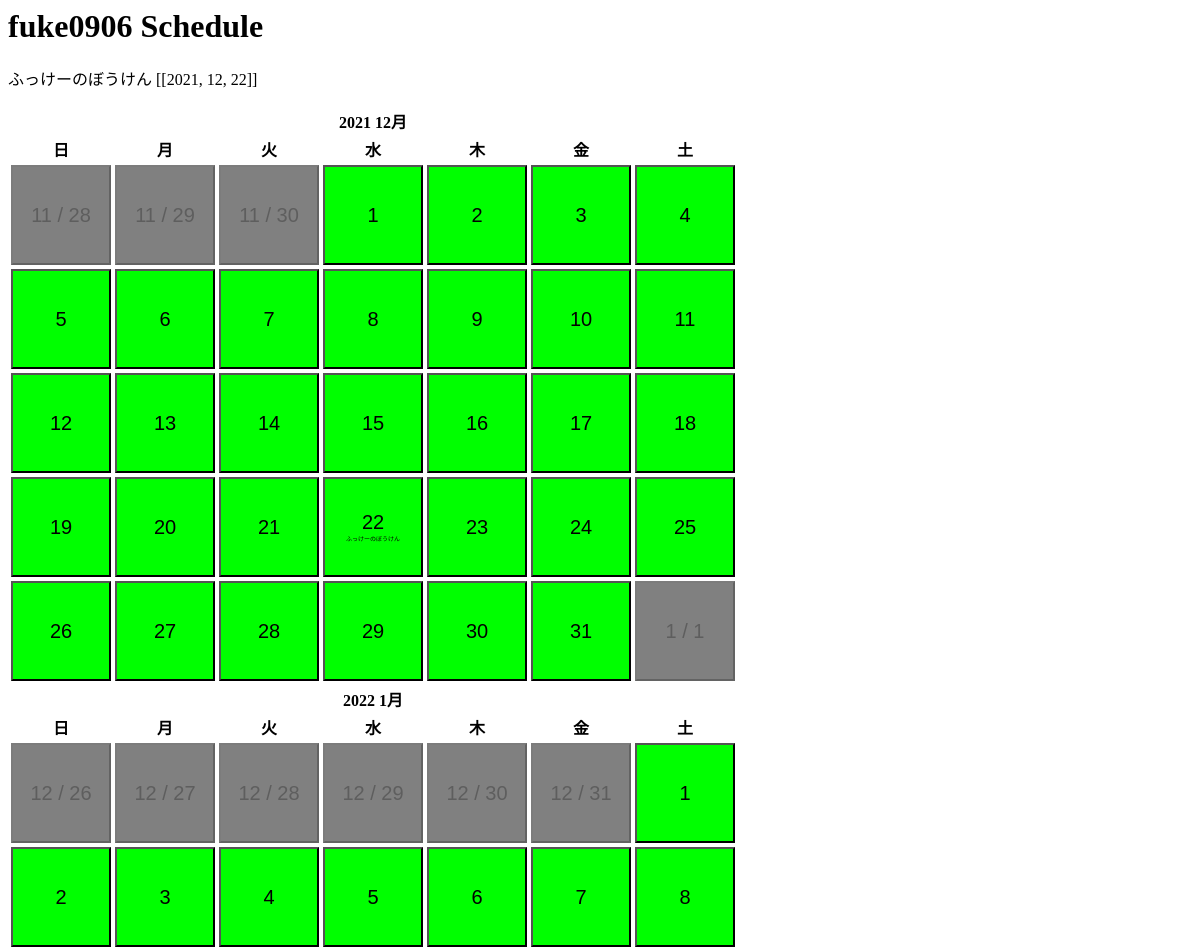
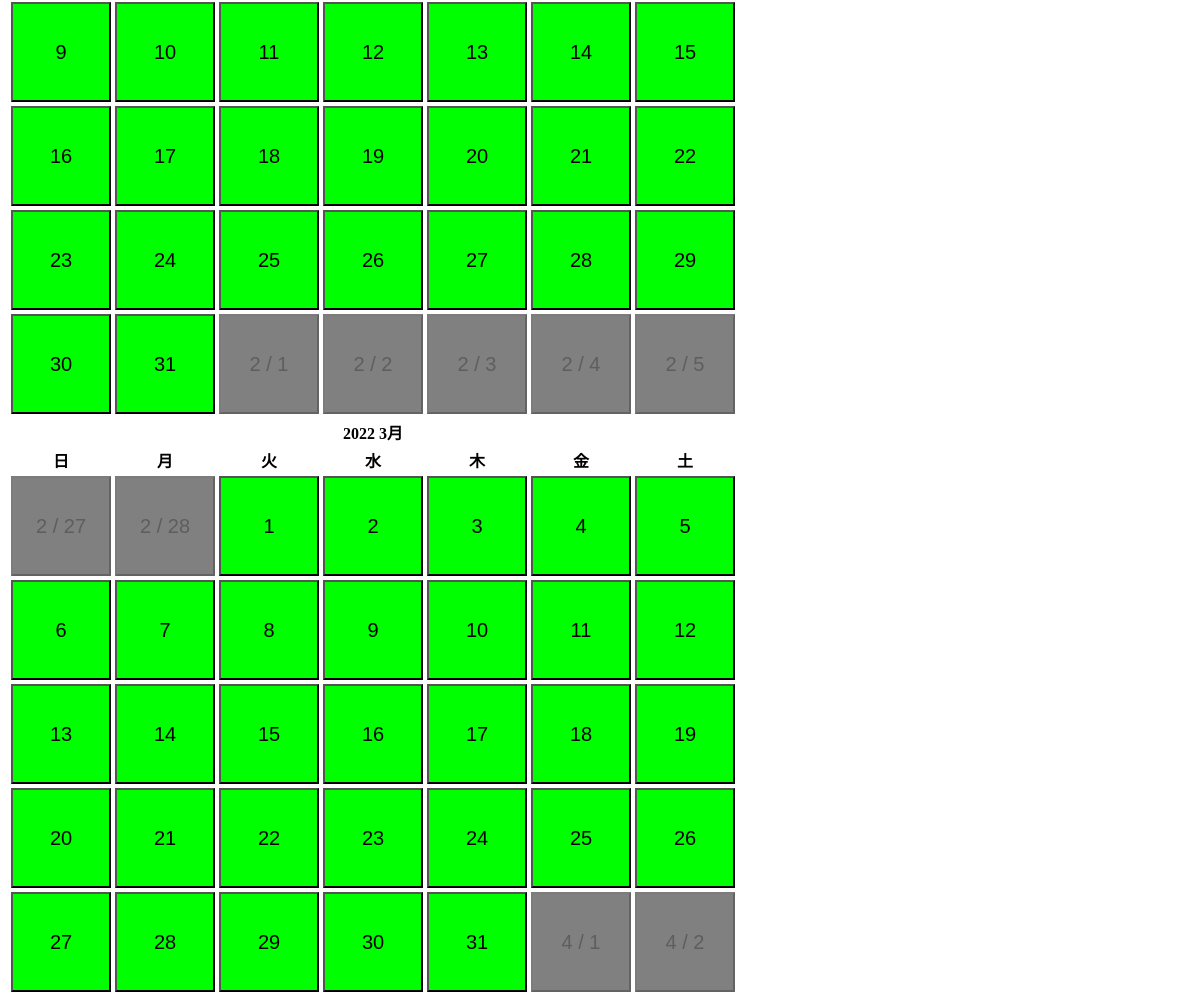
The app's page /schedule/user/fuke0906/ with its own data (2 pictures, top to bottom).
### schedule/models.py (models this page shows, shortened)
class TakuModel(models.Model):
    takuID = models.AutoField(primary_key=True)
    userID = models.ForeignKey(UserModel, on_delete=models.CASCADE)
    title = models.CharField(max_length=100)
    charaURL = models.CharField(max_length=300)

### schedule/views.py (the view)
# urls.py: path('user/<str:user>/',views.UserView.as_view(), name='userView'),
class UserView(TemplateView):
    template_name = 'schedule/userSchedule.html'
    def get(self,request,user):
        try:
            user_id = self.kwargs.get('user','ぬるぬるID')
            taku_model = TakuModel.objects.values('takuID','title').filter(userID=user_id)
        except:
            user_id = "ぬるぽ"
            taku_model = "ぬるぬるぽぽ"
            return redirect('/')
        schedule_dict = []
        for tm in taku_model:
            tm_dates = TakuDate.objects.values('date').filter(takuID=tm.get('takuID'))
            dates = []
            for d in tm_dates:
                dates.append([d.get('date').year,d.get('date').month,d.get('date').day])
            schedule_dict.append({'title':tm.get('title'), 'dates':dates})
        year = datetime.datetime.now().year
        month = datetime.datetime.now().month
        num = 3
        calendar_arr = calender_method(year,month,num)
        response_data={
            'user_id': user_id,
            'schedule_dict': schedule_dict,
            'calendar_arr':calendar_arr,
            'year': year,
            'month': month,
        }
        return render(request, 'schedule/userSchedule.html',response_data)

### schedule/views.py (called while the page is built)
def calender_method(year,month,num):
    calendar_arr = []
    c_month = month
    c_year = year
    c = calendar.Calendar(firstweekday=6)
    for i in range(num):
        c_month += i
        if c_month > 12:
            c_month %= 12
            c_year += 1
        if c_month <= 0:
            c_month = 12
        base_calendar_datetime = c.monthdatescalendar(c_year,c_month)
        month_arr = []
        for week in base_calendar_datetime:
            week_arr = []
            for day in week:
                week_arr.append([day.year,day.month,day.day])
            month_arr.append(week_arr)
        calendar_arr.append(month_arr)
    return calendar_arr

### templates/schedule/userSchedule.html (shortened to what this page needs)
<h1>{{user_id}} Schedule</h1>
{% for sd in schedule_dict %}
    <p>{{sd.title}} {{sd.dates}}</p>
{% endfor %}
{% for month_arr in calendar_arr %}
<table>
    <tr><th colspan="7" class="month">{{month_arr.0.6.0}} {{month_arr.0.6.1}}月</th></tr>
    <tr><th class="sun">日</th><th class="mon">月</th><th class="tue">火</th><th class="wed">水</th><th class="thu">木</th><th class="fri">金</th><th class="sat">土</th></tr>
    {% for week_arr in month_arr %}
    <tr>
        {% for day_arr in week_arr %}
        <td>
            <button class="day" {% if day_arr.1 != month_arr.0.6.1 %} disabled {% endif %} value={{day}}>
                {% if day_arr.1 != month_arr.0.6.1 %}
                    {{day_arr.1}} /
                {% endif %}
                {{day_arr.2}}
                {% for sd in schedule_dict %}
                    {% if day_arr in sd.dates %}
                        <br><span class="takutitle">{{sd.title}}</span>
                    {% endif %}
                {% endfor %}
            </button>
        </td>
        {% endfor %}
    </tr>
    {% endfor %}
</table>
{% endfor %}

### templates/schedule/userSchedule.html (style rules this page uses)
.day { padding: 4px; width: 100px; height: 100px; font-size: 20px; cursor: pointer; background: lime; }
.day:disabled { cursor: default; background: gray; }
.takutitle { font-size: 6px; }

### records on screen
TakuModel: userID "fuke0906", title "ふっけーのぼうけん", title "ふっけーのぼうけん"

### other values on screen
{{ sd.dates }} "[[2021, 12, 22]]"
{{ month_arr.0.6.0 }} "2021" "2022" "2022"
{{ month_arr.0.6.1 }} "12" "1" "3"
{{ day_arr.1 }} "11" "11" "11" "1" "12" "12" "12" "12" "12" "12" "2" "2" "2" "2" "2" "2" "2" "4" "4"
{{ day_arr.2 }} "28" "29" "30" "1" "2" "3" "4" "5" "6" "7" "8" "9" "10" "11" "12" "13" "14" "15" "16" "17" "18" "19" "20" "21" "22" "23" "24" "25" "26" "27" "28" "29" "30" "31" "1" "26" "27" "28" "29" "30" "31" "1" "2" "3" "4" "5" "6" "7" "8" "9" "10" "11" "12" "13" "14" "15" "16" "17" "18" "19" "20" "21" "22" "23" "24" "25" "26" "27" "28" "29" "30" "31" "1" "2" "3" "4" "5" "27" "28" "1" "2" "3" "4" "5" "6" "7" "8" "9" "10" "11" "12" "13" "14" "15" "16" "17" "18" "19" "20" "21" "22" "23" "24" "25" "26" "27" "28" "29" "30" "31" "1" "2"
